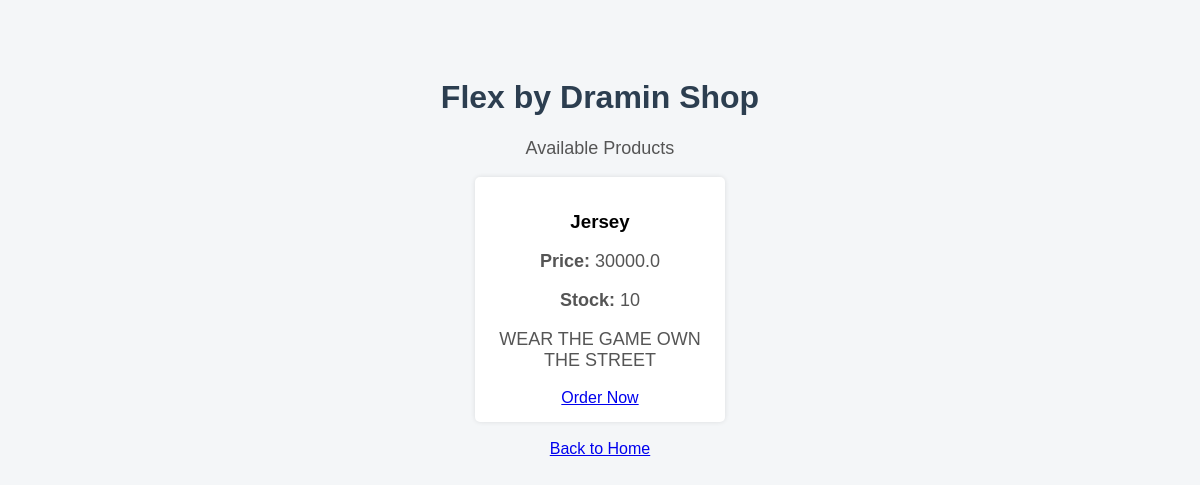
The page /shop on the database as committed earlier.
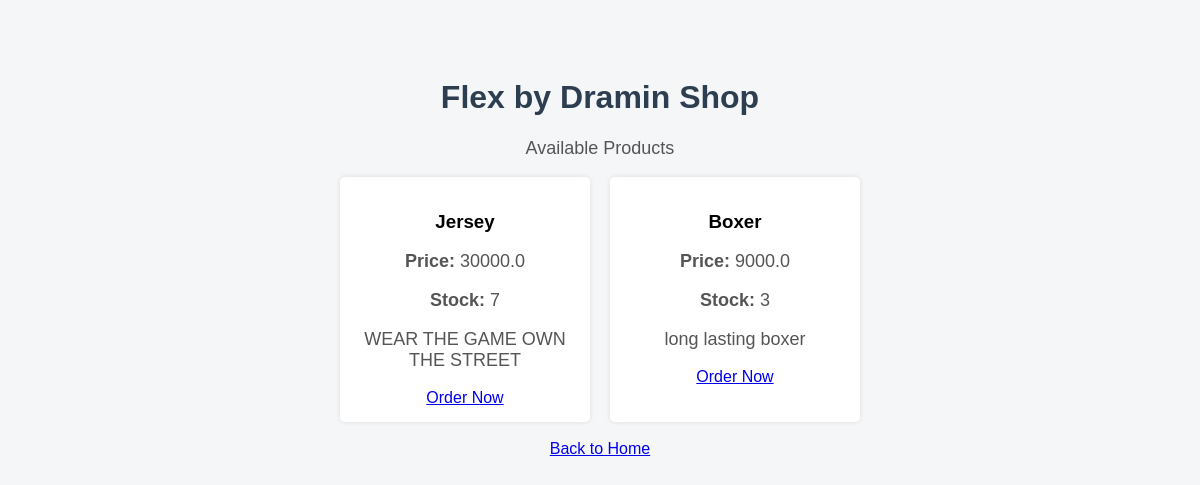
The same page on the database as committed later.
### tables this page shows
CREATE TABLE products (
            id INTEGER PRIMARY KEY AUTOINCREMENT,
            name TEXT NOT NULL,
            price REAL NOT NULL,
            stock INTEGER NOT NULL,
            description TEXT
        );

### app.py (the view)
@app.route("/shop")
def shop():
    conn = sqlite3.connect("flex.db")
    conn.row_factory = sqlite3.Row
    cursor = conn.cursor()
    cursor.execute("SELECT * FROM products")
    products = cursor.fetchall()
    conn.close()
    return render_template("shop.html", products=products)

### templates/shop.html (shortened to what this page needs)
<!DOCTYPE html>
<html lang="en">
<head>
    <link rel="stylesheet" href="{{ url_for('static', filename='css/style.css') }}">
</head>
<body>
    <h1>Flex by Dramin Shop</h1>
    <p>Available Products</p>
    {% if products %}
        <div class="product-list">
            {% for product in products %}
                <div class="product-card">
                    <h3>{{ product.name }}</h3>
                    <p><strong>Price:</strong> {{ product.price }}</p>
                    <p><strong>Stock:</strong> {{ product.stock }}</p>
                    <p>{{ product.description }}</p>
                    <a href="/order/{{ product.id }}">Order Now</a>
                </div>
            {% endfor %}
        </div>
    {% else %}
        <p>No products available at the moment.</p>
    {% endif %}
    <br>
    <a href="/">Back to Home</a>
</body>
</html>

### static/css/style.css (style rules this page uses)
body { font-family: Arial, sans-serif; background-color: #f4f6f8; text-align: center; padding-top: 50px; }
h1 { color: #2c3e50; }
p { color: #555; font-size: 18px; }
.product-list { display: flex; justify-content: center; gap: 20px; flex-wrap: wrap; }
.product-card { background: white; padding: 15px; width: 220px; border-radius: 5px; box-shadow: 0 0 5px rgba(0,0,0,0.1); }

Rows that differ between the two databases and show on the page:
changed products "Jersey": stock "10" → "7"
added products: name "Boxer", price "9000.0", stock "3", description "long lasting boxer"
